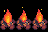

A 2D game scene composited from a Tiled map and its tileset images. What follows is a short description and the map's XML, with every tile layer's data as written:
An orthogonal 3x2 tile map with 16x16 px tiles, 1 tile layer (Tile Layer 1).

<map version="1.5" tiledversion="1.7.2" orientation="orthogonal" renderorder="right-down" width="3" height="2" tilewidth="16" tileheight="16" infinite="0" nextlayerid="2" nextobjectid="1">
 <tileset firstgid="1" source="sheets/forest.tsx" />
 <layer id="1" name="Tile Layer 1" width="3" height="2">
  <data encoding="csv">
90,91,92,
116,117,118
</data>
 </layer>
</map>
